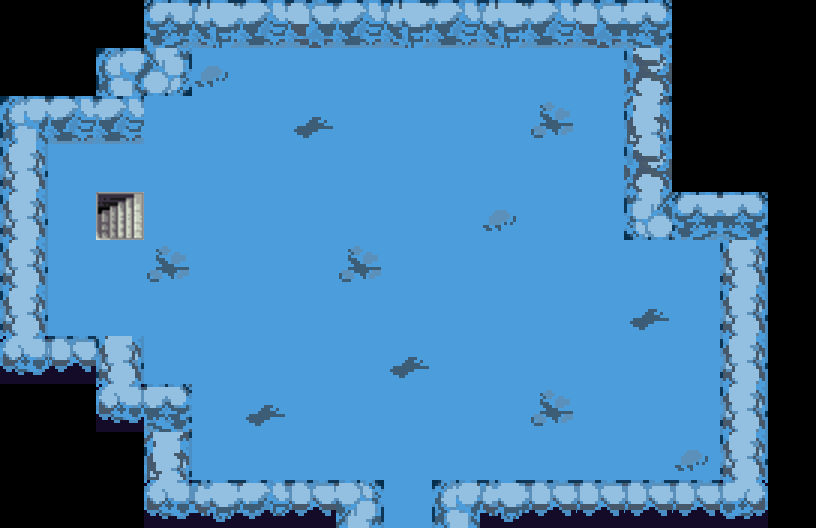

Tiled map render using the project's own tile images. Description and the whole map definition, tile-layer contents included, below:
An orthogonal 17x11 tile map with 48x48 px tiles, 1 tile layer (Tile Layer 1).

<map version="1.0" tiledversion="1.1.2" orientation="orthogonal" renderorder="right-down" width="17" height="11" tilewidth="48" tileheight="48" infinite="0" nextobjectid="1">
 <tileset firstgid="1" name="dungeon_lvl3_tiles" tilewidth="48" tileheight="48" tilecount="32" columns="4">
  <image source="../dungeons_tilesets/dungeon_lvl3_tiles.png" width="192" height="384" />
 </tileset>
 <layer name="Tile Layer 1" width="17" height="11">
  <data encoding="csv">
0,0,0,23,7,6,5,6,7,6,7,6,5,24,0,0,0,
0,0,25,28,20,18,18,18,18,18,18,18,18,2,0,0,0,
25,6,6,18,18,18,17,18,18,18,18,19,18,3,0,0,0,
1,18,18,18,18,18,18,18,18,18,18,18,18,2,0,0,0,
1,18,32,18,18,18,18,18,18,18,20,18,18,27,23,24,0,
1,18,18,19,18,18,18,19,18,18,18,18,18,18,18,1,0,
1,18,18,18,18,18,18,18,18,18,18,18,18,17,18,1,0,
13,10,1,18,18,18,18,18,17,18,18,18,18,18,18,1,0,
0,0,13,24,18,17,18,18,18,18,18,19,18,18,18,1,0,
0,0,0,3,18,18,18,18,18,18,18,18,18,18,20,1,0,
0,0,0,13,11,9,10,26,18,25,11,10,10,10,10,14,0
</data>
 </layer>
</map>